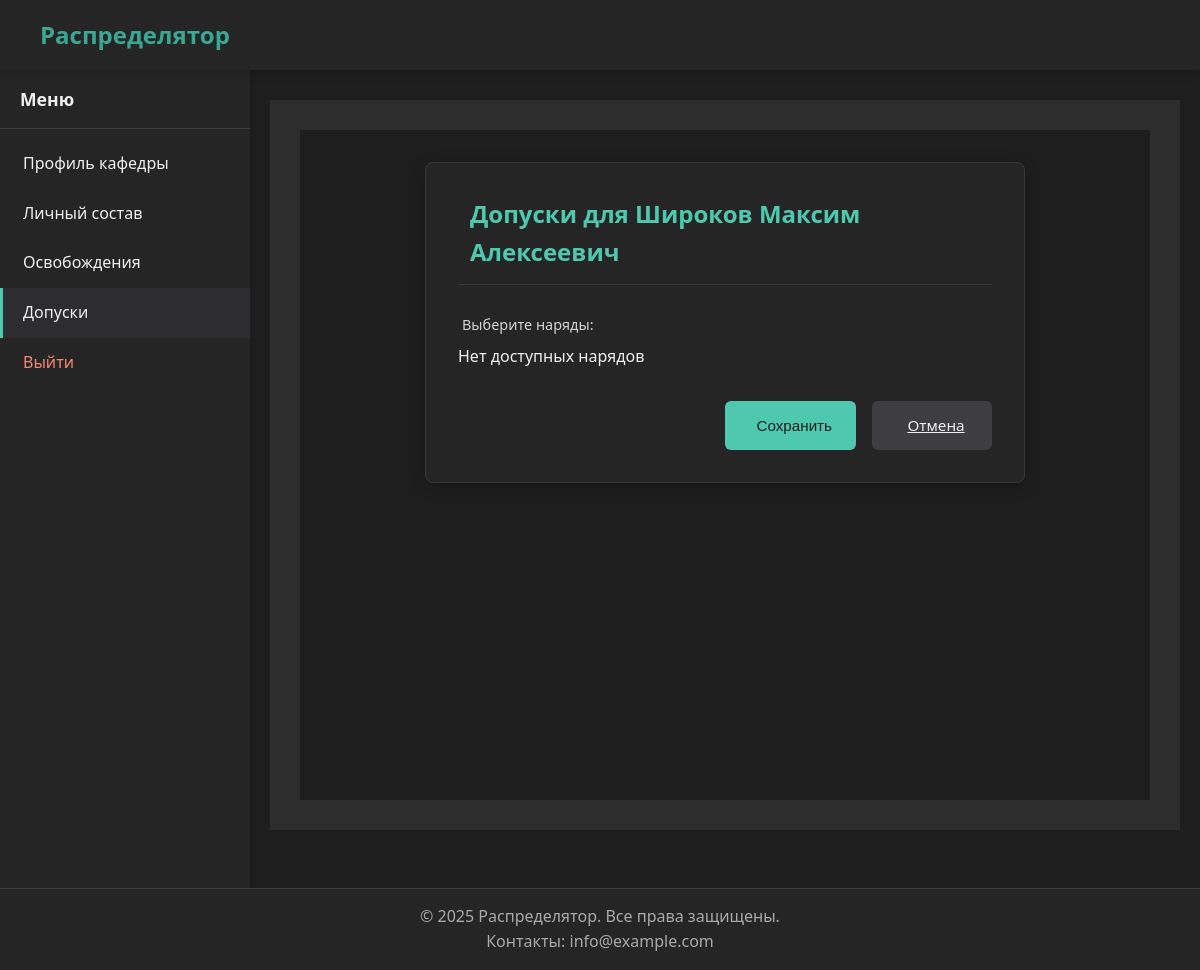
The page /department/permission/edit/1/ (signed in) on the database as committed earlier.
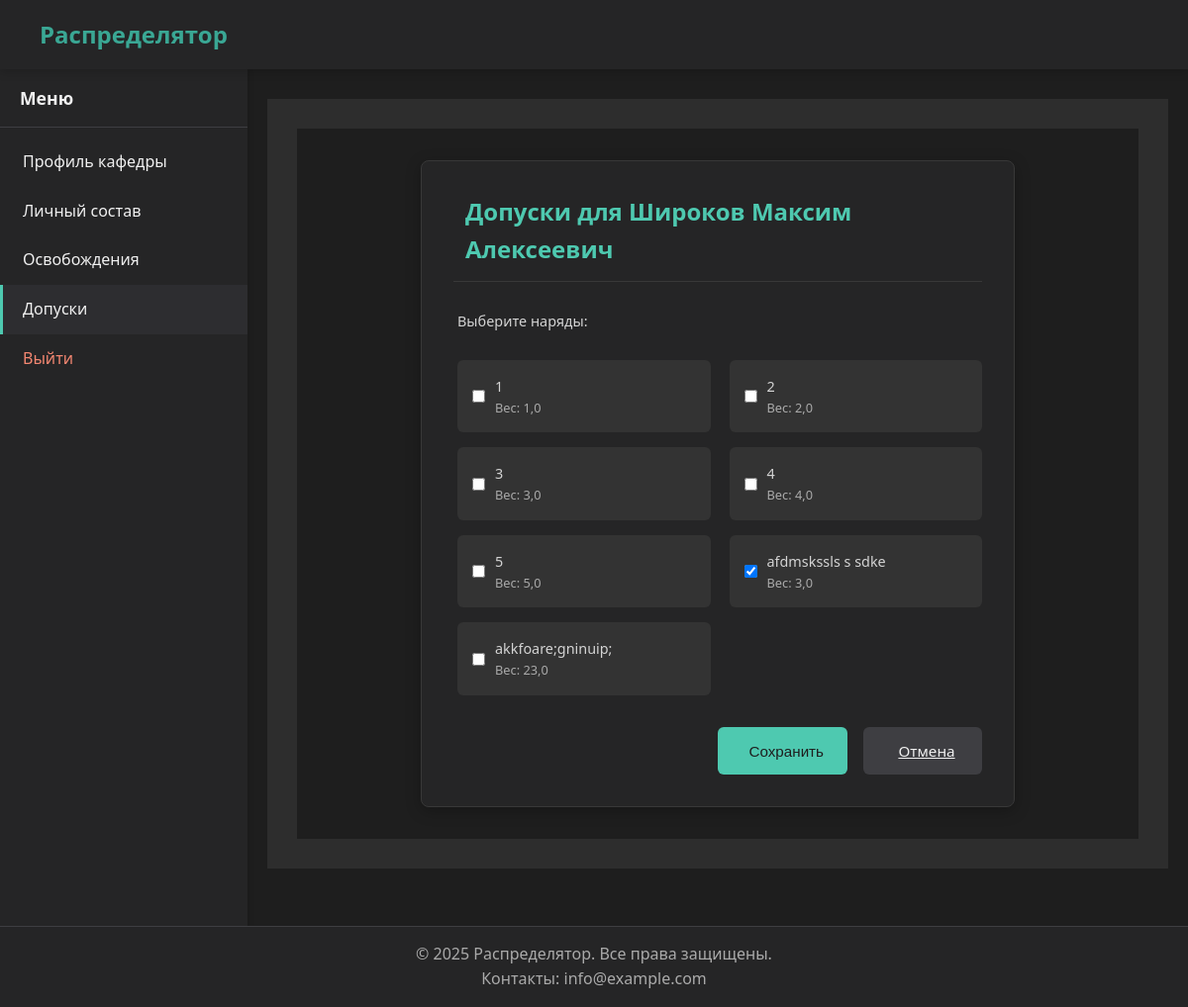
The same page on the database as committed later.
### duty/models.py (models this page shows, shortened)
class Duty(models.Model):
    duty_name = models.CharField('Название наряда', max_length=50, unique=True)
    duty_weight = models.FloatField('Вес наряда')
    class Meta:
        verbose_name = 'Наряд'
        verbose_name_plural = 'Наряды'
        ordering = ['duty_name']

### permission/views.py (the view, shortened to what this page needs)
# urls.py: path('edit/<int:pk>/', views.DepartmentPermissionEditView.as_view(), name='department_edit'),
class DepartmentPermissionEditView(LoginRequiredMixin, UpdateView):
    model = People
    form_class = DepartmentPermissionForm
    template_name = 'profiles/department/permission/department_permission_edit.html'
    context_object_name = 'person'
    def get_context_data(self, **kwargs):
        context = super().get_context_data(**kwargs)
        context['duties'] = Duty.objects.all().order_by('duty_name')
        context['current_permissions'] = self.object.department_duty_permissions.values_list('duty_id', flat=True)
        return context

### permission/forms.py (shortened to what this page needs)
class DepartmentPermissionForm(forms.ModelForm):
    duties = forms.ModelMultipleChoiceField(
        queryset=Duty.objects.none(),
        widget=forms.CheckboxSelectMultiple,
        required=False,
        label="Доступные наряды"
    )
    class Meta:
        model = People
        fields = []
    def __init__(self, *args, **kwargs):
        super().__init__(*args, **kwargs)
        if 'instance' in kwargs:
            self.fields['duties'].queryset = Duty.objects.all().order_by('duty_name')
            self.fields['duties'].initial = kwargs['instance'].department_duty_permissions.values_list('duty_id', flat=True)

### templates/profiles/department/permission/department_permission_edit.html (shortened to what this page needs)
{% extends "base_account.html" %}
{% load static %}
{% block extra_head %}
<link rel="stylesheet" href="{% static 'css/forms.css' %}">
{% endblock %}
{% block sitebar_menu %}
<li><a href="{% url 'department:profile' %}" class="nav-item">Профиль кафедры</a></li>
<li><a href="{% url 'department:people:staff' %}" class="nav-item">Личный состав</a></li>
<li><a href="{% url 'department:missing:department_list' %}" class="nav-item">Освобождения</a></li>
<li><a href="{% url 'department:permission:department_list' %}" class="nav-item active">Допуски</a></li>
{% endblock %}
{% block account_content %}
<div class="form-page">
    <div class="form-card">
        <h2 class="form-title">
             Допуски для {{ person.full_name }}
        </h2>
        <form method="post">
            <div class="form-group">
                <label>Выберите наряды:</label>
                {% if duties %}
                <div class="duty-container">
                    {% for duty in duties %}
                    <label class="duty-item">
                        <input type="checkbox" name="duties" value="{{ duty.id }}"
                               {% if duty.id in current_permissions %}checked{% endif %}>
                        <div class="duty-info">
                            <div class="duty-name">{{ duty.duty_name }}</div>
                            <div class="duty-weight">Вес: {{ duty.duty_weight }}</div>
                        </div>
                    </label>
                    {% endfor %}
                </div>
                {% else %}
                <p class="no-duties">Нет доступных нарядов</p>
                {% endif %}
            </div>
            <div class="form-actions">
                <button type="submit" class="btn btn-primary">
                     Сохранить
                </button>
                <a href="{% url 'department:permission:department_list' %}" class="btn btn-secondary">
                     Отмена
                </a>
            </div>
        </form>
    </div>
</div>
{% endblock %}

Rows that differ between the two databases and show on the page:
added Duty: duty_name "1", duty_weight "1,0"
added Duty: duty_name "2", duty_weight "2,0"
added Duty: duty_name "3", duty_weight "3,0"
added Duty: duty_name "4", duty_weight "4,0"
added Duty: duty_name "5", duty_weight "5,0"
added Duty: duties "☑", duty_name "afdmskssls s sdke", duty_weight "3,0"
added Duty: duty_name "akkfoare;gninuip;", duty_weight "23,0"
Other text that changed with them:
text no longer shown: "Нет доступных нарядов"
